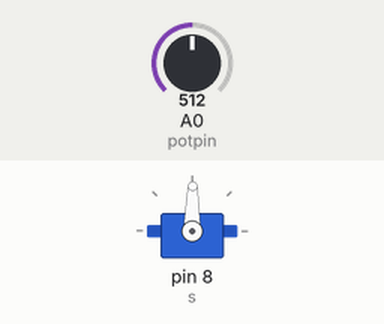
Bench run of a sketch on a simulated Arduino Uno, built with avr-gcc and run on an emulated ATmega328P. On the bench: servo. The test bench sets the inputs (shaded band); at power-on: A0 (potpin) = 512.

Above: at 1.2 s.
1.3 s: A0 (potpin) set to 716
At 2.3 s:
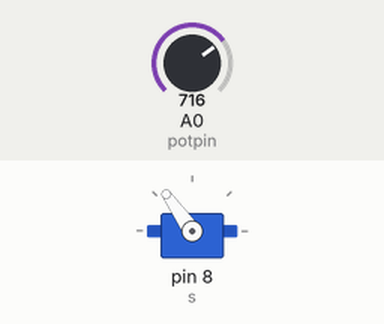
2.8 s: A0 (potpin) set to 900
At 3.6 s:
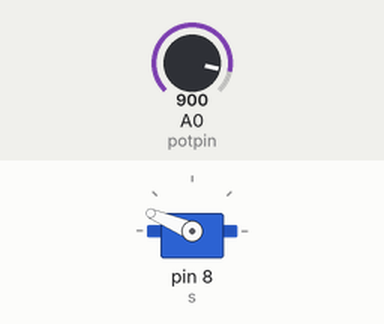
4.3 s: A0 (potpin) set to 1023
At 4.6 s:
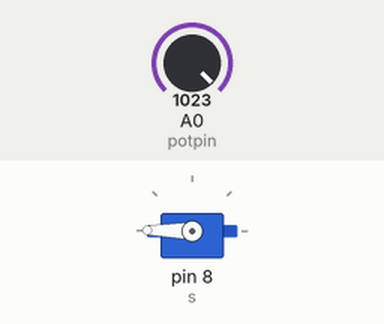
5.8 s: A0 (potpin) set to 306
At 7.0 s:
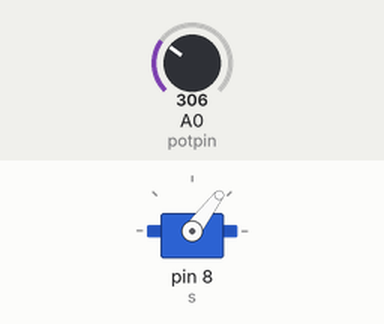
7.3 s: A0 (potpin) set to 122
At 8.4 s:
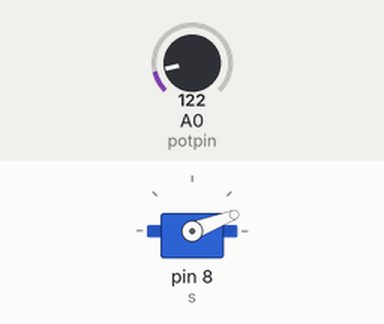
8.8 s: A0 (potpin) set to 511
At 9.3 s:
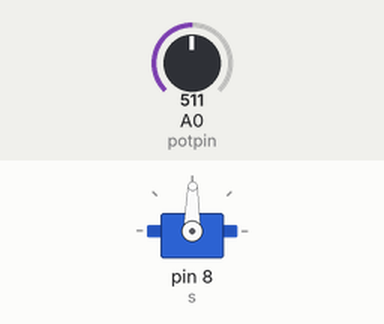
Timing chart, 0 to 11.3 s (numbered marks = the images above; inputs shaded):
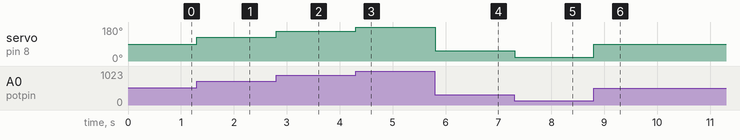

The sketch:

testeServoPotenciometro.ino
```cpp
#include <Servo.h>
Servo s;  // cria o objeto Servo


// Pino analgico do potenciometro
int potpin = A0;

// Variavel que armazena o valor lido do potenciometro
int val;

void setup()
{
  // Define que o servo esta ligado a porta 6
  s.attach(8);

  // inicia na posição 0
  s.write(100);

}

void loop()
{
  // Le o valor do potenciometro (valores entre 0 e 1023)
  val = analogRead(potpin);

  // Converte o valor pra ser usado no servo (valores entre 0 e 180 graus)
  val = map(val, 0, 1023, 0, 179);

  // Move o eixo do servo, de acordo com o angulo
  s.write(val);

  // Aguarda o servo atingir a posição
  delay(10);
}
```

Measured:
- after the input at 1.3 s, servo on pin 8 (s): 89° → 125° at once
- after the input at 2.8 s, servo on pin 8 (s): 125° → 157° at once
- after the input at 4.3 s, servo on pin 8 (s): 157° → 179° at once
- after the input at 5.8 s, servo on pin 8 (s): 179° → 53° at once
- after the input at 7.3 s, servo on pin 8 (s): 53° → 21° at once
- after the input at 8.8 s, servo on pin 8 (s): 21° → 89° at once
